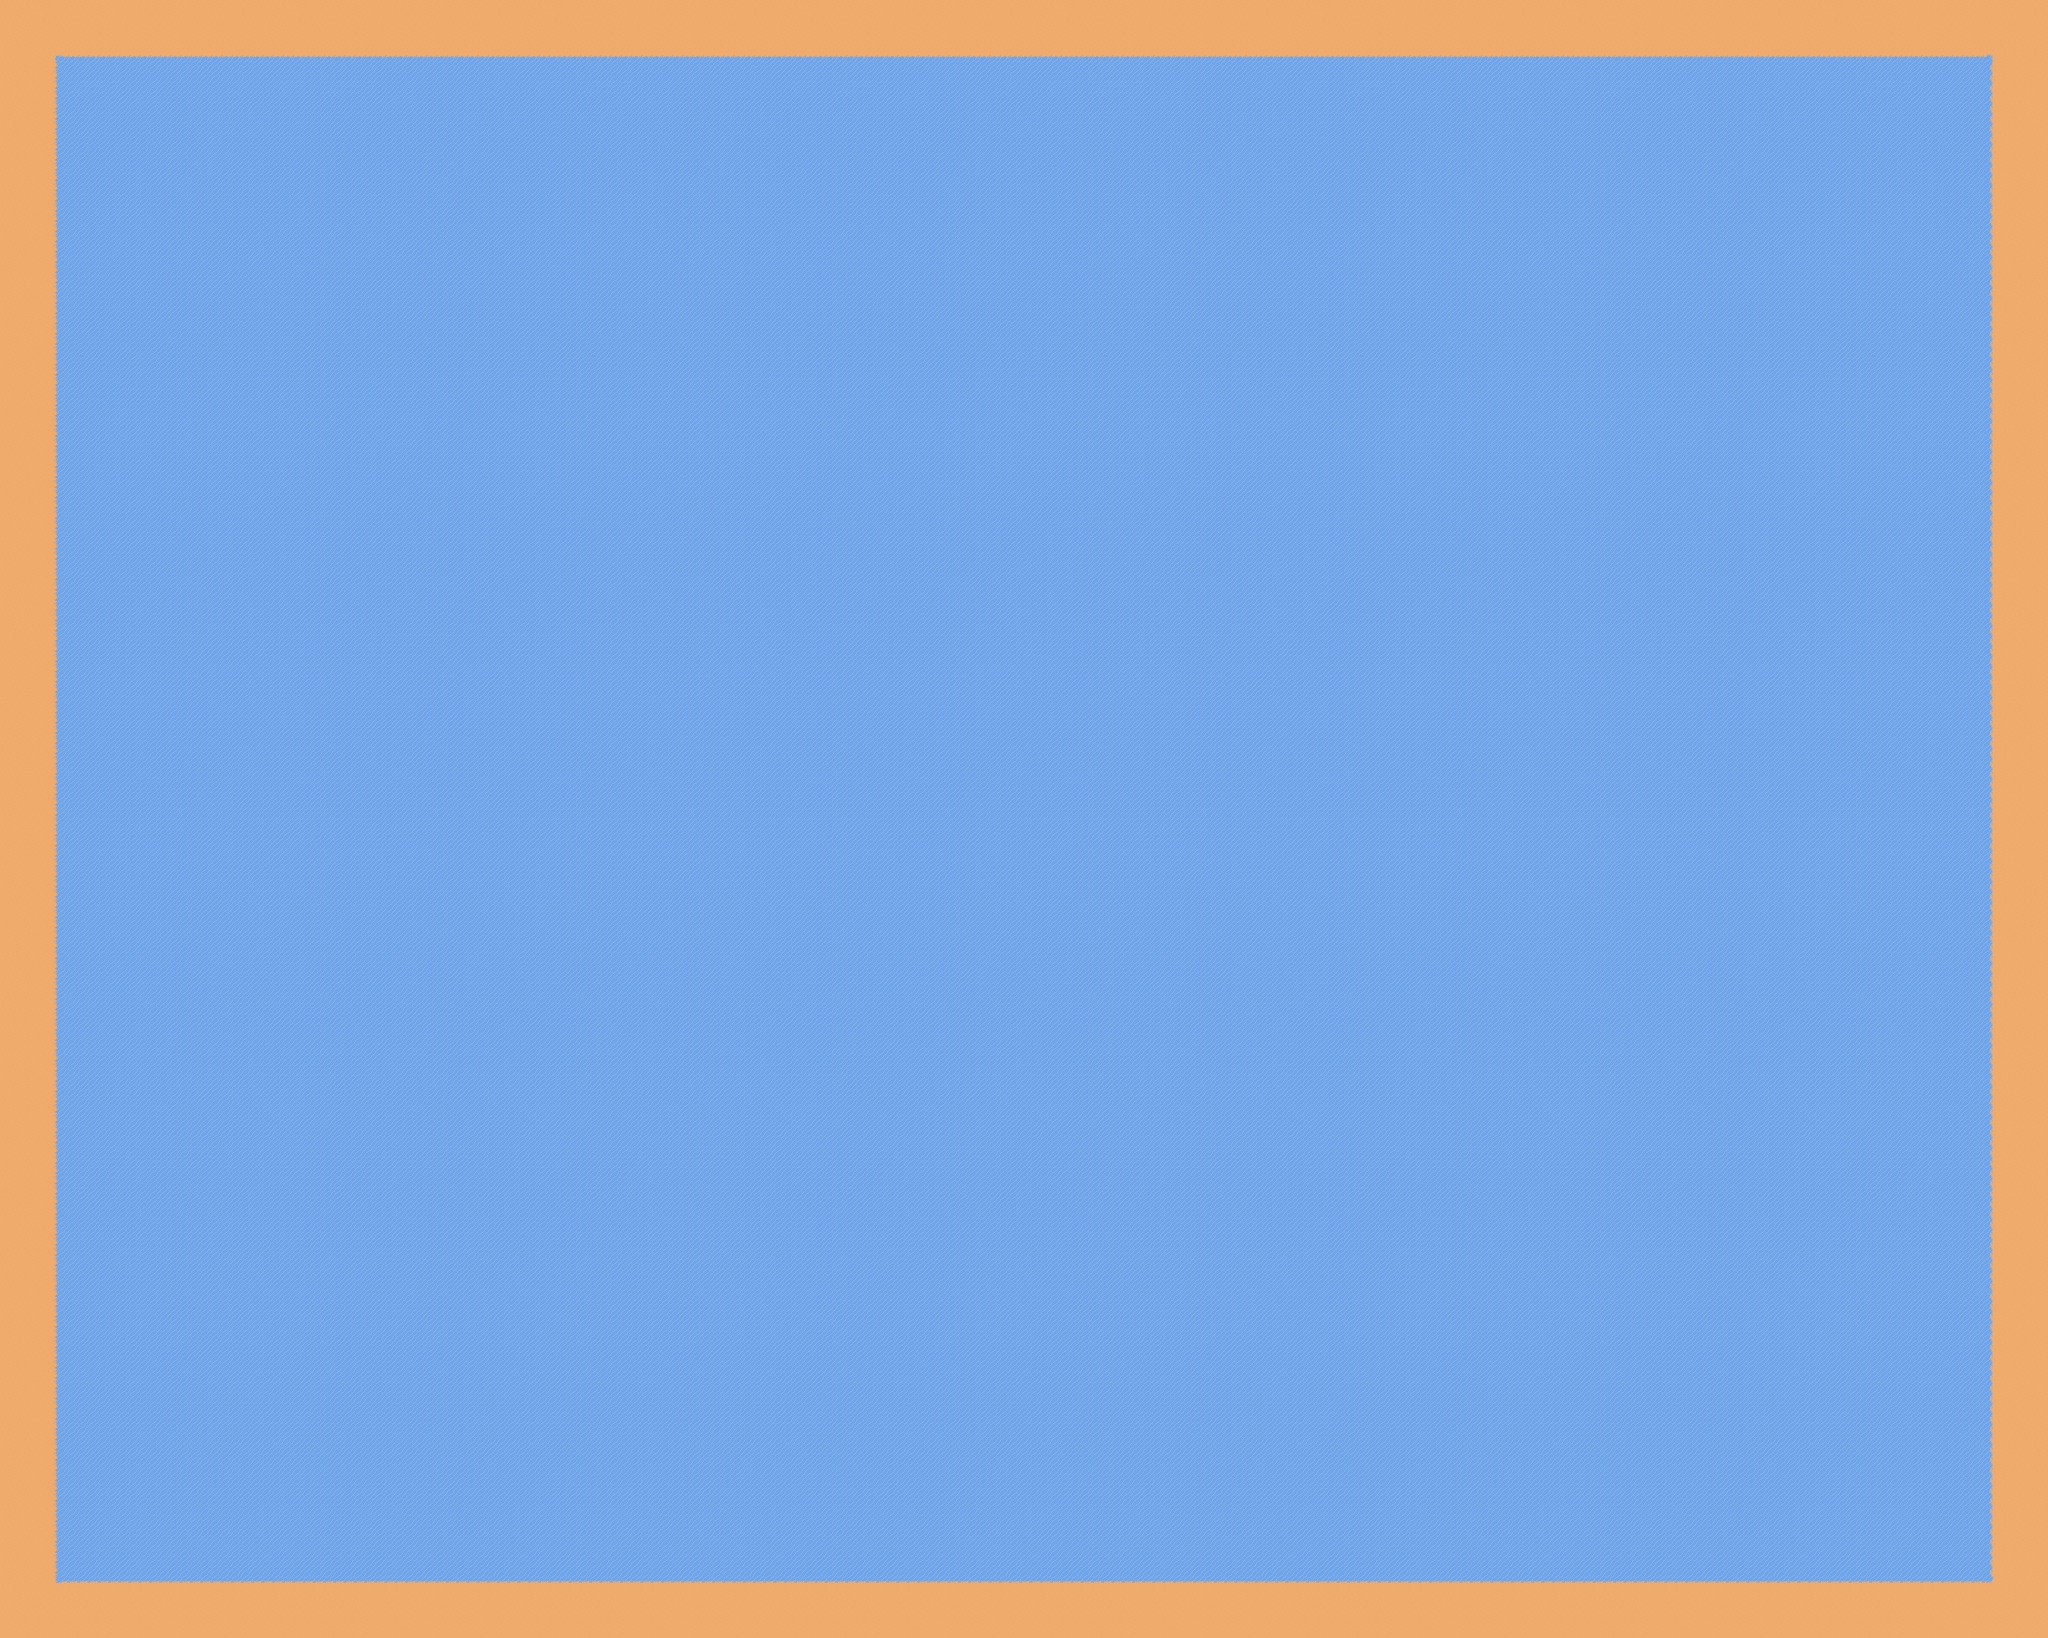

Rendered tile map (Tiled .tmx) drawn with the repository's tilesets; below, a short description and the map source with its tile grids summarised:
An orthogonal 200x160 tile map with 24x24 px tiles, 2 tile layers (Tile Layer 1, border), 2 tilesets.

<map version="1.5" tiledversion="1.7.2" orientation="orthogonal" renderorder="right-down" width="200" height="160" tilewidth="24" tileheight="24" infinite="0" nextlayerid="3" nextobjectid="1">
 <tileset firstgid="1" source="Cowboys_and_Pirates_V2_Tilemap-Sheet.tsx" />
 <tileset firstgid="281" source="../Menu/Cowboys_and_Pirates_V2_Tilemap-Sheet.tsx" />
 <layer id="1" name="Tile Layer 1" width="200" height="160">
  <data>[32000 cells, 32000 non-empty, 1 distinct tile ids]</data>
 </layer>
 <layer id="2" name="border" width="200" height="160">
  <data>[32000 cells, 4176 non-empty, 9 distinct tile ids]</data>
 </layer>
</map>
